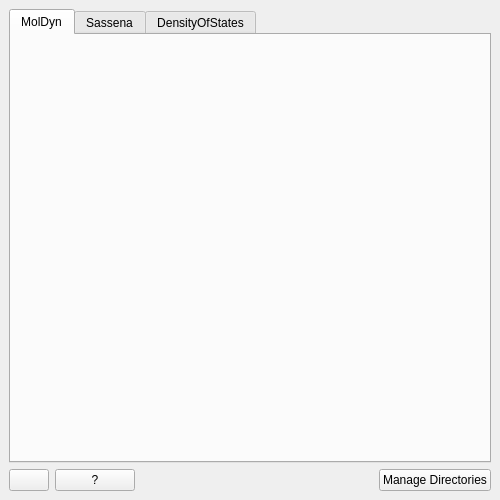
<?xml version="1.0" encoding="UTF-8"?>
<ui version="4.0">
 <class>Simulation</class>
 <widget class="QMainWindow" name="Simulation">
  <property name="geometry">
   <rect>
    <x>0</x>
    <y>0</y>
    <width>500</width>
    <height>500</height>
   </rect>
  </property>
  <property name="windowTitle">
   <string>Indirect Simulation</string>
  </property>
  <widget class="QWidget" name="centralwidget">
   <layout class="QVBoxLayout" name="verticalLayout">
    <item>
     <widget class="QTabWidget" name="SimulationTabs">
      <property name="sizePolicy">
       <sizepolicy hsizetype="Preferred" vsizetype="Preferred">
        <horstretch>0</horstretch>
        <verstretch>0</verstretch>
       </sizepolicy>
      </property>
      <property name="currentIndex">
       <number>0</number>
      </property>
      <widget class="QWidget" name="molDyn">
       <attribute name="title">
        <string>MolDyn</string>
       </attribute>
      </widget>
      <widget class="QWidget" name="sassena">
       <attribute name="title">
        <string>Sassena</string>
       </attribute>
      </widget>
      <widget class="QWidget" name="dos">
       <attribute name="title">
        <string>DensityOfStates</string>
       </attribute>
      </widget>
     </widget>
    </item>
    <item>
     <layout class="QHBoxLayout" name="layout_bottom">
      <item>
       <widget class="QPushButton" name="pbSettings">
        <property name="maximumSize">
         <size>
          <width>16777215</width>
          <height>16777215</height>
         </size>
        </property>
        <property name="text">
         <string/>
        </property>
       </widget>
      </item>
      <item>
       <widget class="QPushButton" name="pbHelp">
        <property name="enabled">
         <bool>true</bool>
        </property>
        <property name="sizePolicy">
         <sizepolicy hsizetype="Minimum" vsizetype="Fixed">
          <horstretch>0</horstretch>
          <verstretch>0</verstretch>
         </sizepolicy>
        </property>
        <property name="maximumSize">
         <size>
          <width>16777215</width>
          <height>16777215</height>
         </size>
        </property>
        <property name="text">
         <string>?</string>
        </property>
       </widget>
      </item>
      <item>
       <spacer name="horizontalSpacer_14">
        <property name="orientation">
         <enum>Qt::Horizontal</enum>
        </property>
        <property name="sizeHint" stdset="0">
         <size>
          <width>40</width>
          <height>20</height>
         </size>
        </property>
       </spacer>
      </item>
      <item>
       <widget class="QPushButton" name="pbManageDirs">
        <property name="text">
         <string>Manage Directories</string>
        </property>
       </widget>
      </item>
     </layout>
    </item>
   </layout>
  </widget>
 </widget>
 <resources>
  <include location="../../../MantidPlot/icons/icons.qrc"/>
 </resources>
 <connections/>
</ui>
